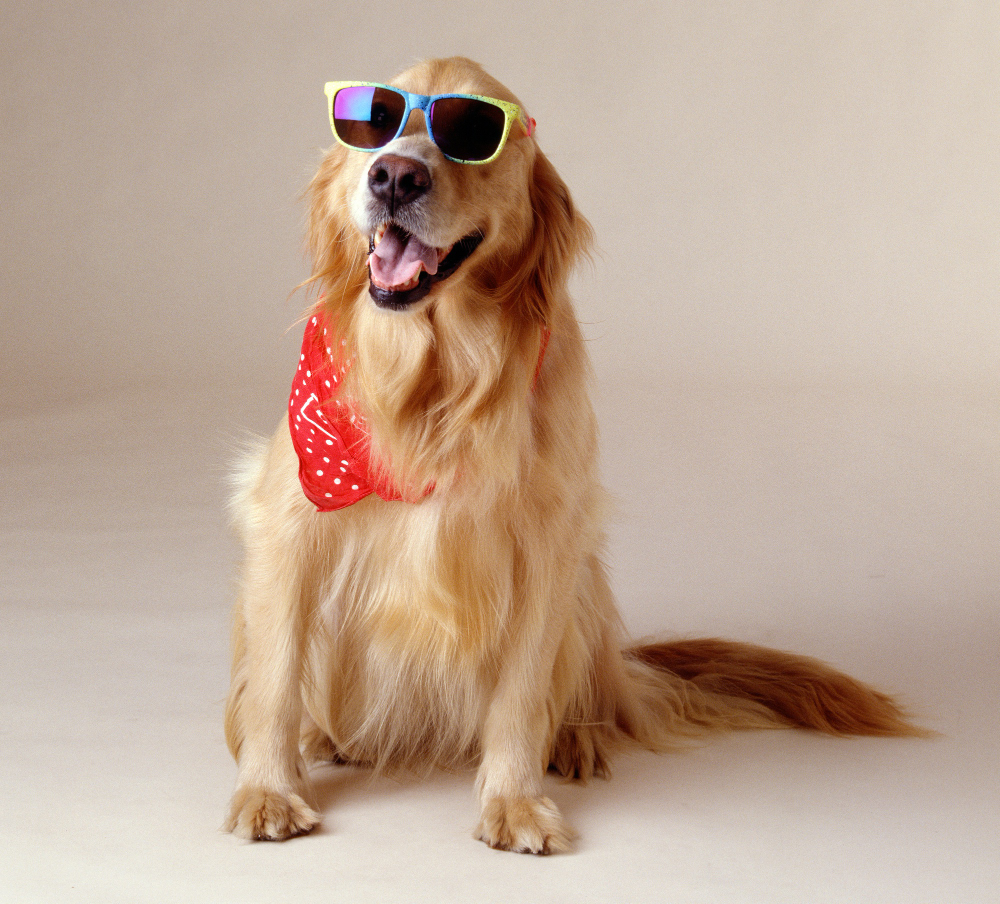
#> input picture vision1/Archivos del curso/perro.jpg, 1000 x 904 px, found by its file name
$ python Deteccion.py
#> lines starting #> are read from the running program, lines starting #| are printed output that depends on the picture
#Template matching

import numpy as np
import matplotlib.pyplot as plt
import cv2

plantilla = cv2.imread('C:/Users/valef/Downloads/vision1/Archivos del curso/perro.jpg')
#> plantilla is the input picture: shape (904, 1000, 3); mean B, G, R 150.1, 167.6, 191.4
plantilla=cv2.cvtColor(plantilla,cv2.COLOR_BGR2RGB)
print(plantilla.shape)
#| (904, 1000, 3)

cara = cv2.imread('C:/Users/valef/Downloads/vision1/Archivos del curso/perro_cara.jpg')
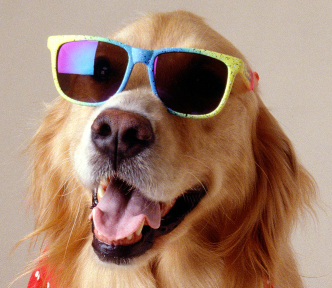
#> input picture vision1/Archivos del curso/perro_cara.jpg, 332 x 288 px, found by its file name
#> cara is the input picture: shape (288, 332, 3); mean B, G, R 109.9, 129.3, 161.3
cara=cv2.cvtColor(cara,cv2.COLOR_BGR2RGB)
print(cara.shape)
#| (288, 332, 3)

metodos=['cv2.TM_CCOEFF','cv2.TM_CCOEFF_NORMED','cv2.TM_CCORR','cv2.TM_CCORR_NORMED','cv2.TM_SQDIFF','cv2.TM_SQDIFF_NORMED']


for m in metodos:
    copia=plantilla.copy()
    mi_metodo=eval(m)
    res=cv2.matchTemplate(plantilla,cara,mi_metodo)
    min_val,max_val,min_loc,max_loc=cv2.minMaxLoc(res)

    if m in ['cv2.TM_SQDIFF','cv2.TM_SQDIFF_NORMED']:
        esquina=(min_loc[0]+cara.shape[0],min_loc[1]+cara.shape[1])
        cv2.rectangle(copia, min_loc,esquina, (0,0,255), 3)

    else:
        esquina=(max_loc[0]+cara.shape[0],max_loc[1]+cara.shape[1])
        cv2.rectangle(copia, max_loc,esquina, (0,0,255), 3)
    plt.figure(figsize=(10,10))

    plt.subplot(121)
    plt.imshow(res)
    plt.title('Resultado')

    plt.subplot(122)
    plt.imshow(copia)
    plt.title('Detección')
#> this loop made 6 passes
#> (min_val, max_val, min_loc, max_loc, esquina) on passes 1 to 6: (-319756000, 1.27e+09, (464, 118), (277, 46), (565, 378)), (-0.328, 1, (8, 335), (277, 46), (565, 378)), (5.15e+09, 7.79e+09, (240, 112), (668, 45), (956, 377)), (0.789, 1, (414, 104), (277, 46), (565, 378)), (93888, 3.12e+09, (277, 46), (461, 55), (565, 378)), (1.44e-05, 0.426, (277, 46), (448, 98), (565, 378))
#> pass 1, `res=cv2.matchTemplate(plantilla,cara,mi_metodo)`:
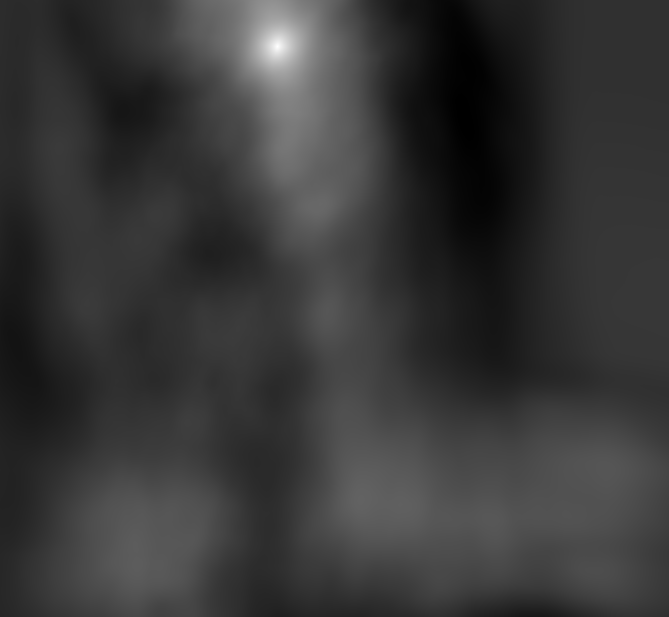
#> res: shape (617, 669) float32; min -319756000, max 1.27e+09, mean 28717330; drawn with min black and max white
#> pass 3, `res=cv2.matchTemplate(plantilla,cara,mi_metodo)`:
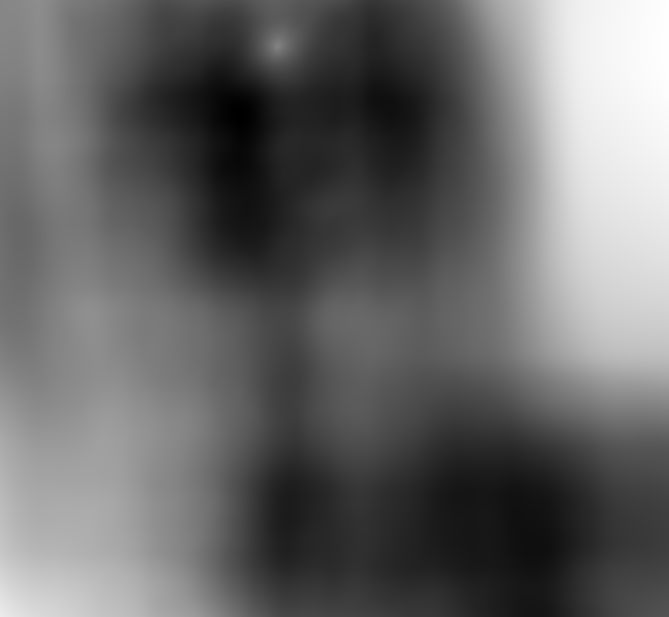
#> res: shape (617, 669) float32; min 5.15e+09, max 7.79e+09, mean 6.21e+09; drawn with min black and max white
#> after the loop:
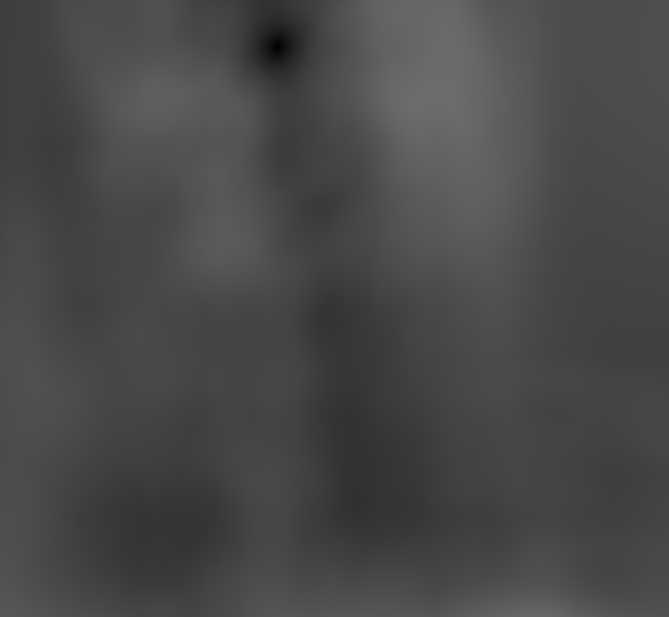
#> res: shape (617, 669) float32; min 1.44e-05, max 0.426, mean 0.285
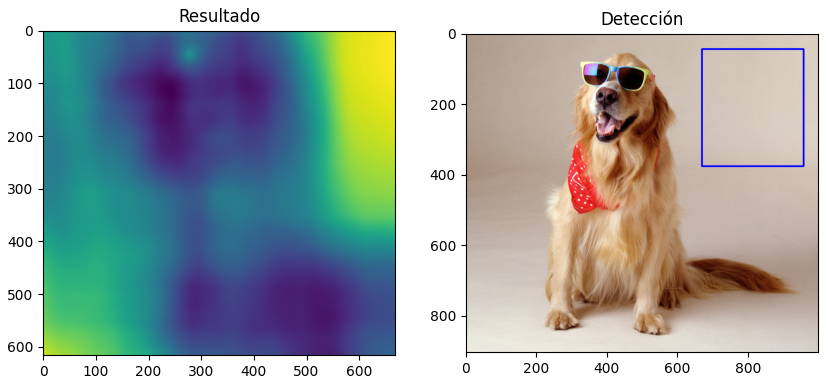
#> figure drawn by matplotlib, 2 panels
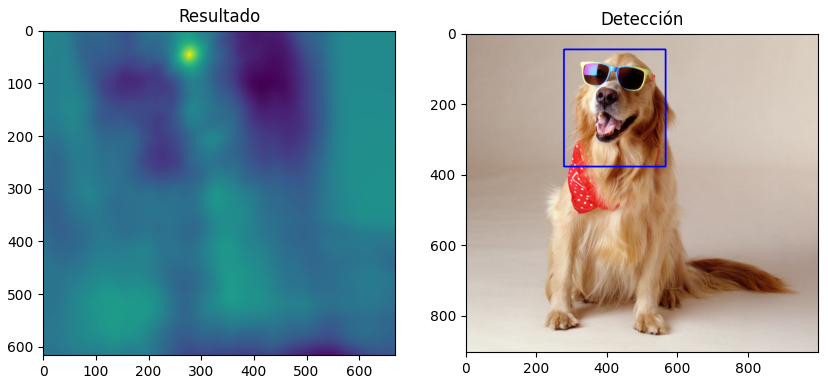
#> figure drawn by matplotlib, 2 panels
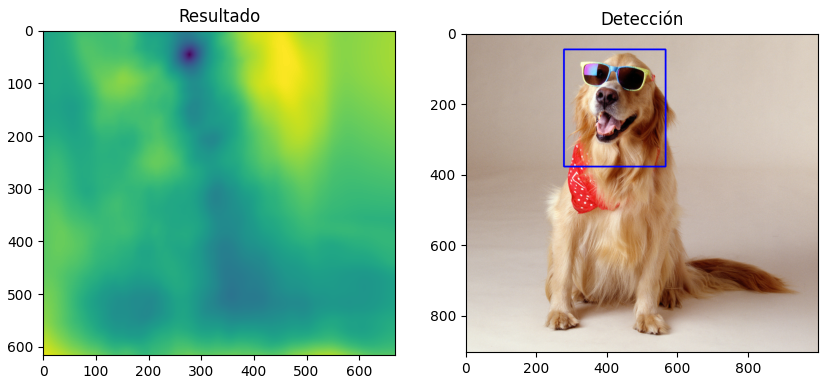
#> figure drawn by matplotlib, 2 panels
